Frame 1 (no input): blank canvas, image omitted
Frame 60 (the mouse pressed at the canvas centre just before this capture): blank canvas, image omitted
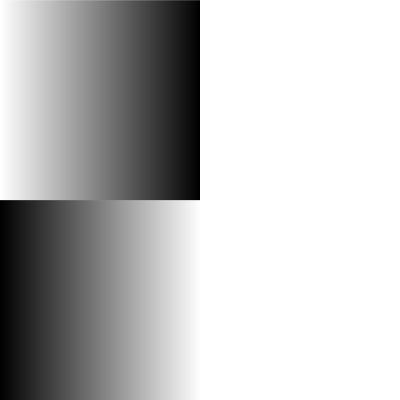
Frame 120 (the mouse held since frame 60 and released just before this capture)

The Processing sketch whose frames 1 and 60 were blank and that drew this single picture after the mouse press (run headless with seeded random() and noise(); from frame 60 on, the mouse is pressed at the canvas centre):

// Processing sketch: forLineasDegradee
// ── forLineasDegradee.pde

void setup() {
  size(400, 400);
}
void draw() {
  background(255);
  for (int l=0; l<mouseX; l++) {
    float tono = map(l, 0, mouseX, 255, 0);
    stroke(tono);
    line(l, 0, l, height/2);
    stroke(255-tono); // este es el valor opuesto al anterior borde de linea
    line(l, height/2, l, height);
  }
}
